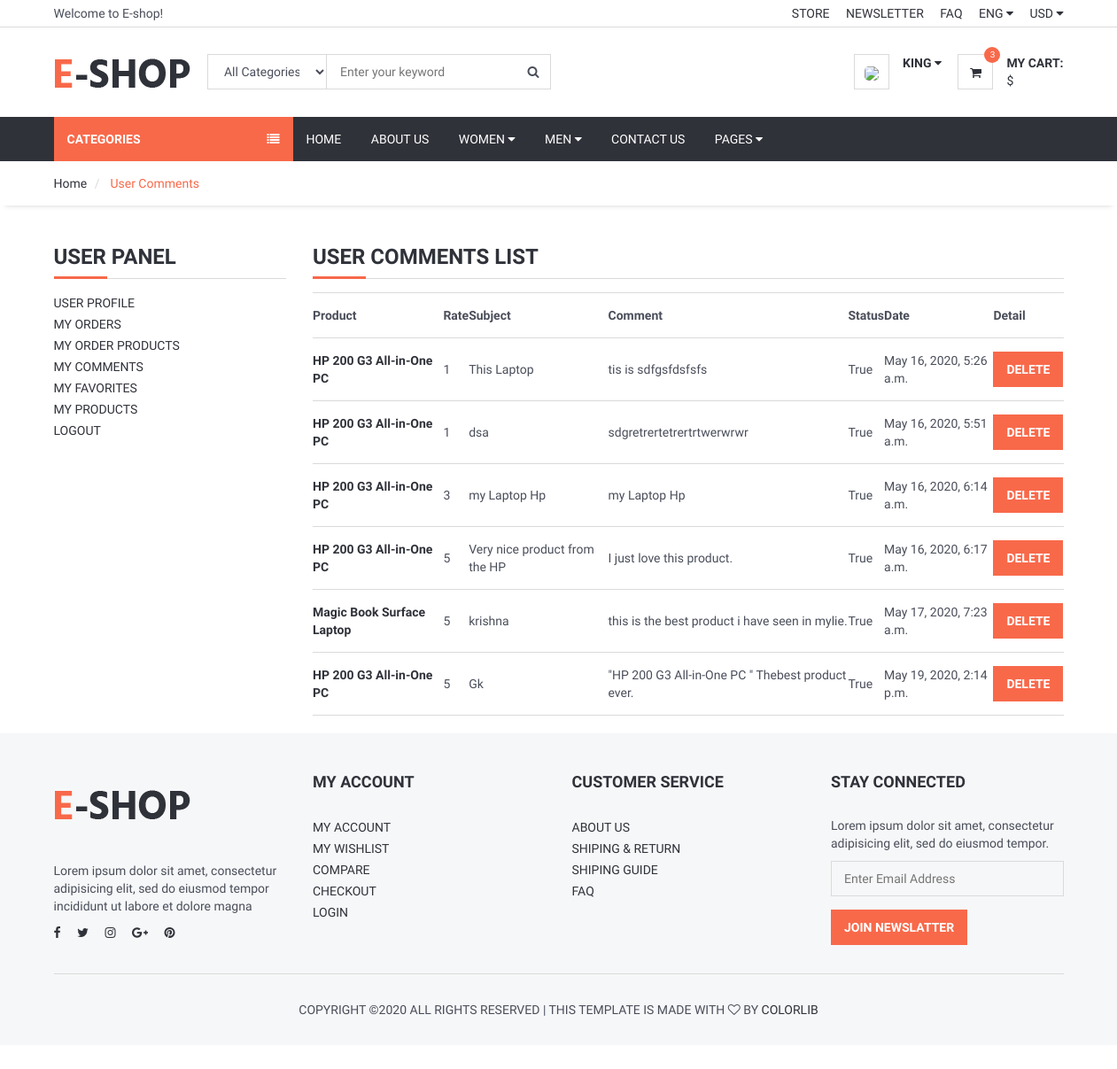
/user/comments/ (signed in), run on the app's committed database.
### product/models.py (models this page shows, shortened)
class Comment(models.Model):
    STATUS = {
            ('New', 'New'),
            ('True', 'True'),
            ('False', 'False'),
        }
    product = models.ForeignKey(Product, on_delete=models.CASCADE)
    user = models.ForeignKey(User, on_delete=models.CASCADE)
    subject = models.CharField(max_length=50, blank=True)
    comment = models.CharField(max_length=250, blank=True)
    rate = models.IntegerField(default=1)
    ip = models.CharField(max_length=20, blank=True)
    status = models.CharField(max_length=10, choices=STATUS, default='New')
    create_at = models.DateTimeField(auto_now_add=True)
    update_at = models.DateTimeField(auto_now=True)

class Product(models.Model):
    STATUS = {
        ('True','True'),
        ('False','False'),
    }
    category = models.ForeignKey(Category, on_delete=models.CASCADE)
    title = models.CharField(max_length=150)
    keywords = models.CharField(max_length=255)
    description = models.CharField(max_length=255)
    image = models.ImageField(blank=True, upload_to='images/')
    price = models.FloatField()
    amount = models.IntegerField()
    minamount = models.IntegerField()
    detail = models.TextField()
    slug = models.SlugField(unique=True, null=False,)
    status = models.CharField(max_length=10, choices=STATUS)
    create_at = models.DateTimeField(auto_now_add=True)
    update_at = models.DateTimeField(auto_now=True)
    def image_tag(self):
        return mark_safe('<img src="{}" height="50"/>'.format(self.image.url))
    image_tag.short_description = 'Image'

### user/views.py (the view)
# urls.py: path('comments/', user_comments, name='user_comments'),
@login_required(login_url='/login')
def user_comments(request):
    category = Category.objects.all()
    current_user = request.user  # Access user session information
    comments = Comment.objects.filter(user_id=current_user.id)
    context = {
        'category': category,
        'comments': comments,
    }
    return render(request, 'user_comments.html', context)

### user/templates/user_comments.html (shortened to what this page needs)
{% extends 'base.html' %}
{% load static %}
{% block sidebar %} {% include 'sidebar.html' %} {% endblock %}
{% block body %}
<div id="breadcrumb">
    <div class="container">
        <ul class="breadcrumb">
            <li><a href="#">Home</a></li>
            <li class="active"> User Comments </li>
        </ul>
    </div>
</div>
<div class="section">
    <div class="container">
        <div class="row">
            <div class="col-md-3">
                {% include 'user_panel.html' %}
            </div>
            <div class="col-md-9">
                <div class="order-summary clearfix">
                    <div class="section-title">
                        <h3 class="title">User Comments List</h3>
                    </div>
                    <table class="shopping-cart-table table">
                        <tr>
                            <th class="text-left">Product</th>
                            <th class="text-left">Rate</th>
                            <th class="text-left">Subject</th>
                            <th class="text-left">Comment</th>
                            <th class="text-left">Status</th>
                            <th class="text-left">Date</th>
                            <th class="text-left">Detail</th>
                        </tr>
                        {% for rs in comments %}
                        <tr>
                            <td class="text-left">
                                <a href="/product/{{ rs.product_id }}/{{ rs.product.slug }}">
                                    <strong>{{ rs.product.title }}</strong>
                                </a>
                            </td>
                            <td class="text-left">{{ rs.rate }}</td>
                            <td class="text-left">{{ rs.subject }}</td>
                            <td class="text-left">{{ rs.comment }}</td>
                            <td class="text-left">{{ rs.status }}</td>
                            <td class="text-left">{{ rs.create_at }}</td>
                            <td class="text-left"><a href="/user/deletecomment/{{ rs.id }}/" onclick="return confirm('Will be Delete! Are you sure??')" class="primary-btn">Delete</a></td>
                        </tr>
                        {% endfor %}
                    </table>
                </div>
            </div>
        </div>
    </div>
    {% endblock %}
    {% block foot %} {% include 'footer.html' %} {% endblock %}

### home/templates/header.html (shortened to what this page needs)
{% load static %}
{% load mptt_tags %}
<header>
    <div id="top-header">
        <div class="container">
            <div class="pull-left">
                <span>Welcome to E-shop!</span>
            </div>
            <div class="pull-right">
                <ul class="header-top-links">
                    <li><a href="#">Store</a></li>
                    <li><a href="#">Newsletter</a></li>
                    <li><a href="/faq">FAQ</a></li>
                    <li class="dropdown default-dropdown">
                        <a class="dropdown-toggle" data-toggle="dropdown" aria-expanded="true">ENG <i
                                class="fa fa-caret-down"></i></a>
                    </li>
                    <li class="dropdown default-dropdown">
                        <a class="dropdown-toggle" data-toggle="dropdown" aria-expanded="true">USD <i
                                class="fa fa-caret-down"></i></a>
                    </li>
                </ul>
            </div>
        </div>
    </div>
    <div id="header">
        <div class="container">
            <div class="pull-left">
                <div class="header-logo">
                    <a class="logo" href="#">
                        <img src="{% static '' %}img/logo.png" alt="">
                    </a>
                </div>
                <div class="header-search">
                    <form action="/search/" method="POST">
                        <input id="query" name="query" class="input search-input" type="text"
                               placeholder="Enter your keyword">
                        <select name="catid" class="input search-categories">
                            <option value="0">All Categories</option>
                        </select>
                        <button class="search-btn"><i class="fa fa-search"></i></button>
                    </form>
                </div>
            </div>
            <div class="pull-right">
                <ul class="header-btns">
                    <li class="header-account dropdown default-dropdown">
                        {% if user.id is not None %}
                        <div class="dropdown-toggle" role="button" data-toggle="dropdown" aria-expanded="true">
                            <div class="header-btns-icon">
                                <img src="{{ request.session.userimage }}" style="height:40px; border-radius:30%;">
                            </div>
                            <strong class="text-uppercase">{{ user.first_name }} <i class="fa fa-caret-down"></i></strong>
                        </div>
                        {% else %}
                        <a href="/login" class="text-uppercase"> <i class="fa fa-unlock-alt"></i> Login</a>
                        /
                        <a href="/signup" class="text-uppercase"> <i class="fa fa-user-plus"></i>  Sign Up</a>
                        {% endif %}
                    </li>
                    <li class="header-cart dropdown default-dropdown">
                        <a href="/shopcart/">
                            <div class="header-btns-icon">
                                <i class="fa fa-shopping-cart"></i>
                                <span class="qty">3</span>
                            </div>
                            <strong class="text-uppercase">My Cart:</strong>
                            <br>
                            <span>{{ total }}$</span>
                        </a>
                    </li>
                </ul>
            </div>
        </div>
    </div>
</header>

### static/css/style.css (style rules this page uses)
body { font-family: 'Hind', sans-serif; color: #4A4E5A; overflow-x: hidden; }
h1, h2, h3, h4, h5, h6 { color: #30323A; margin: 0 0 10px; font-weight: 700; }
a { color: #30323A; -webkit-transition: 0.3s color; transition: 0.3s color; }
strong { color: #30323A; }
ul, ol { margin: 0; padding: 0; list-style: none }
.main-btn, .primary-btn { display: inline-block; padding: 10px 15px; text-transform: uppercase; font-weight: 700; border: none; -webkit-transition: 0.3s all; transition: 0.3s all; }
.primary-btn { color: #FFF; background-color: #F8694A; }
.input { width: 100%; height: 40px; padding: 0px 15px; border: none; background-color: transparent; -webkit-box-shadow: 0px 0px 0px 1px #DADADA inset, 0px 0px 0px 5px transparent; box-shadow: 0px 0px 0px 1px #DADADA inset, 0px 0px 0px 5px transparent; -webkit-transition: 0.3s all; transition: 0.3s all; }
.section { padding-top: 30px; padding-bottom: 30px; }
.section-title { position: relative; margin-bottom: 15px; margin-top: 15px; border-bottom: 1px solid #DADADA; }
.section-title .title { display: inline-block; text-transform: uppercase; }
.section-title:after { content: ""; position: absolute; left: 0; bottom: -1.5px; height: 3px; width: 60px; background-color: #F8694A; }
#breadcrumb { -webkit-box-shadow: 0px 6px 6px -6px rgba(0, 0, 0, 0.175); box-shadow: 0px 6px 6px -6px rgba(0, 0, 0, 0.175); }
.breadcrumb { background-color: transparent; border: none; border-radius: 0px; padding: 15px 0px; margin: 0; }
.breadcrumb>.active { color: #F8694A; }
.breadcrumb>li+li:before { color: #DADADA; }
#header { padding-top: 15px; padding-bottom: 15px; }
#top-header { padding-top: 5px; padding-bottom: 5px; border-bottom: 1px solid #DADADA; }
.header-top-links>li { display: inline-block; }
.header-top-links>li+li { margin-left: 15px; }
.header-top-links>li>a { cursor: pointer; text-transform: uppercase; }
.header-logo { display: inline-block; margin-right: 15px; }
.header-logo .logo>img { width: 100%; max-height: 70px; }
.header-search { display: inline-block; padding: 15px 0px; max-width: 400px; }
.header-search>form { position: relative; }
.header-search>form .search-input { padding-left: 150px; padding-right: 45px; }
.header-search>form .search-categories { position: absolute; left: 0px; top: 0px; width: 135px; }
.header-search>form .search-btn { position: absolute; top: 0px; right: 0px; width: 40px; height: 40px; background-color: transparent; border: none; }
.header-btns>li { display: inline-block; vertical-align: top; padding: 15px 0px; }
.header-btns>li+li { margin-left: 15px; }
.header-btns>li .header-btns-icon { position: relative; float: left; margin-right: 15px; width: 40px; height: 40px; line-height: 40px; text-align: center; color: #30323A; background-color: #FFF; border: 1px solid #DADADA; }
.header-btns .dropdown-toggle { display: block; cursor: pointer; }
.header-cart .header-btns-icon .qty { position: absolute; right: -9px; top: -9px; width: 18px; height: 18px; line-height: 18px; text-align: center; font-size: 10px; background: #F8694A; color: #FFF; border-radius: 50%; }
.shopping-cart-table>tbody>tr>td, .shopping-cart-table>tbody>tr>th, .shopping-cart-table>tfoot>tr>td, .shopping-cart-table>tfoot>tr>th, .shopping-cart-table>thead>tr>td, .shopping-cart-table>thead>tr>th { padding: 15px 0px; vertical-align: middle; border-top: 1px solid #DADADA; }
.shopping-cart-table>tbody>tr:last-child>td { border-bottom: 1px solid #DADADA; }

### data on the page
Comment: product "HP 200 G3 All-in-One PC", rate "1", subject "This Laptop", comment "tis is sdfgsfdsfsfs", status "True", create_at "May 16, 2020, 5:26 a.m."
Comment: product "HP 200 G3 All-in-One PC", rate "1", subject "dsa", comment "sdgretrertetrertrtwerwrwr", status "True", create_at "May 16, 2020, 5:51 a.m."
Comment: product "HP 200 G3 All-in-One PC", rate "3", subject "my Laptop Hp", comment "my Laptop Hp", status "True", create_at "May 16, 2020, 6:14 a.m."
Comment: product "HP 200 G3 All-in-One PC", rate "5", subject "Very nice product from the HP", comment "I just love this product.", status "True", create_at "May 16, 2020, 6:17 a.m."
Comment: product "Magic Book Surface Laptop", rate "5", subject "krishna", comment "this is the best product i have seen in mylie.", status "True", create_at "May 17, 2020, 7:23 a.m."
Comment: product "HP 200 G3 All-in-One PC", rate "5", subject "Gk", comment "\"HP 200 G3 All-in-One PC \" Thebest product ever.", status "True", create_at "May 19, 2020, 2:14 p.m."

### other printed values
{{ user.first_name }} "KING"
